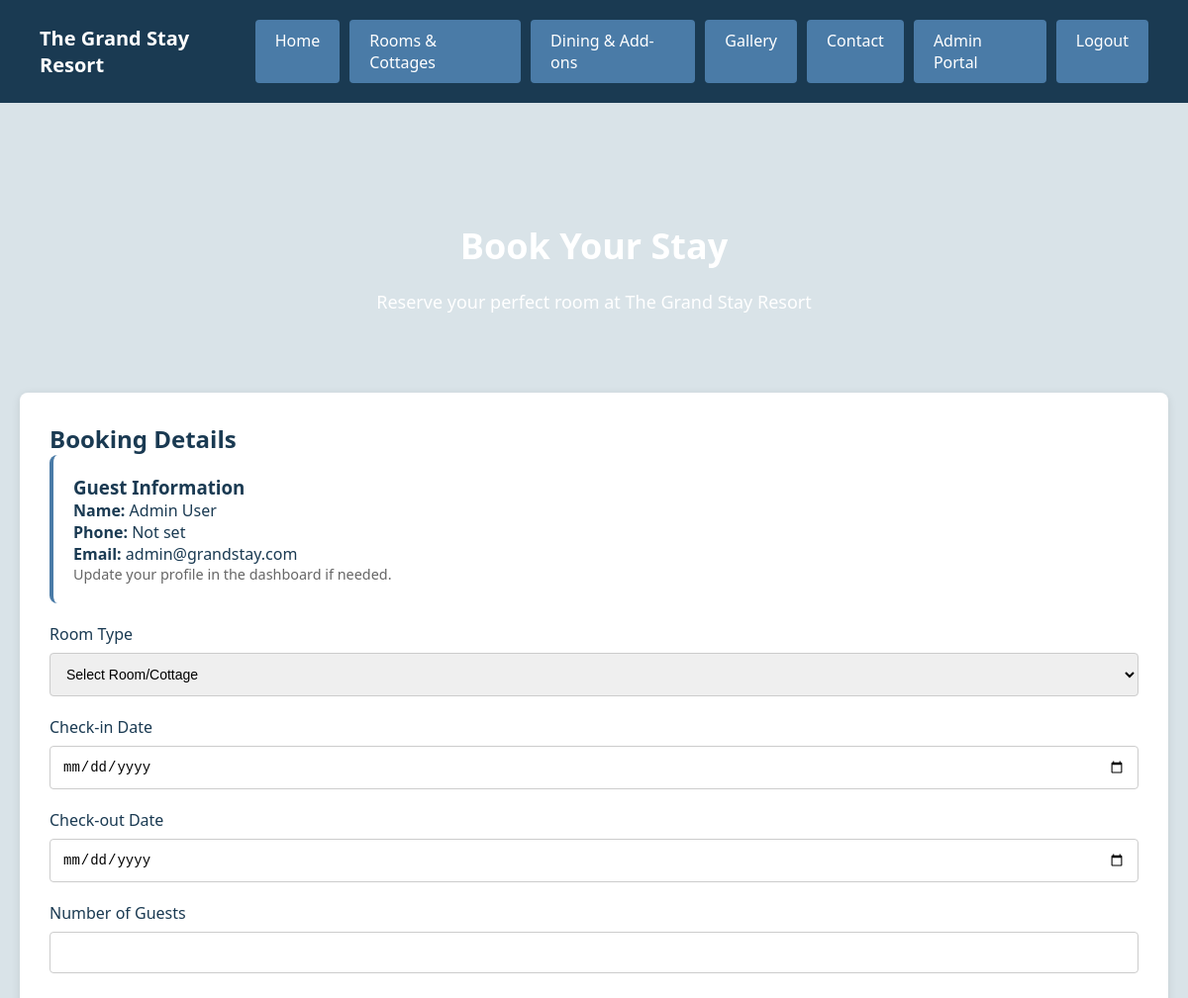
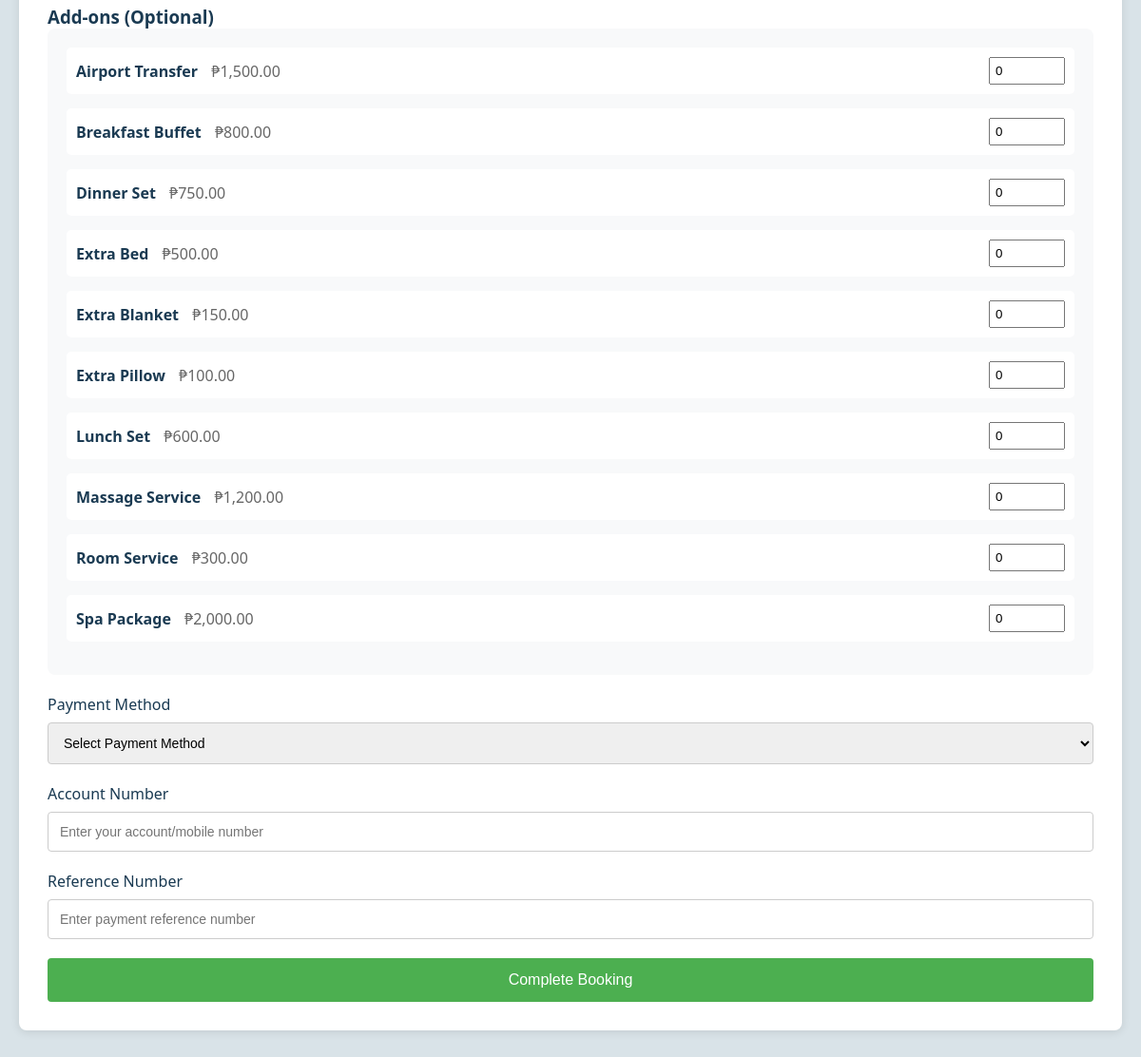
The app's page /book.php (signed in) with its own data (2 pictures, top to bottom).
### tables this page shows
CREATE TABLE `users` (
  `user_id` int(11) NOT NULL,
  `email` varchar(100) NOT NULL,
  `password` varchar(255) NOT NULL,
  `full_name` varchar(100) DEFAULT NULL,
  `phone` varchar(20) DEFAULT NULL,
  `address` text DEFAULT NULL,
  `role` enum('user','admin') DEFAULT 'user',
  `created_at` datetime DEFAULT current_timestamp()
);

CREATE TABLE `addons` (
  `addon_id` int(11) NOT NULL,
  `name` varchar(50) NOT NULL,
  `price` decimal(10,2) NOT NULL
);

### config/session.php (called while the page is built, shortened)
<?php
function isLoggedIn() {
    return isset($_SESSION['user_id']);
}
function isAdmin() {
    return isset($_SESSION['role']) && $_SESSION['role'] === 'admin';
}
?>

### book.php (the view, shortened to what this page needs)
<?php
require_once 'config/database.php';
require_once 'config/session.php';
$user_id = $_SESSION['user_id'];
$user_query = mysqli_query($conn, "SELECT * FROM users WHERE user_id = $user_id");
$user = mysqli_fetch_assoc($user_query);
$addons = mysqli_query($conn, "SELECT * FROM addons ORDER BY name");
?>
<!DOCTYPE html>
<html lang="en">
<head>
    <link rel="stylesheet" href="assets/css/style.css">
</head>
<body>
    <nav class="navbar">
        <div class="brand">The Grand Stay Resort</div>
        <div class="nav-links">
            <a href="index.php">Home</a>
            <a href="rooms.php">Rooms & Cottages</a>
            <a href="dining.php">Dining & Add-ons</a>
            <a href="gallery.php">Gallery</a>
            <a href="contact.php">Contact</a>
            <?php if (isAdmin()): ?>
                <a href="admin/dashboard.php">Admin Portal</a>
            <?php endif; ?>
            <?php if (isLoggedIn()): ?>
                <a href="logout.php" class="btn-danger">Logout</a>
            <?php endif; ?>
        </div>
    </nav>
    <div class="container">
        <div class="hero">
            <h1>Book Your Stay</h1>
            <p>Reserve your perfect room at The Grand Stay Resort</p>
        </div>
        <div class="booking-form">
            <h2>Booking Details</h2>
            <form method="POST">
                <div class="info-box" style="margin-bottom: 20px;">
                    <h3>Guest Information</h3>
                    <p><strong>Name:</strong> <?php echo htmlspecialchars($user['full_name'] ?? 'Not set'); ?></p>
                    <p><strong>Phone:</strong> <?php echo htmlspecialchars($user['phone'] ?? 'Not set'); ?></p>
                    <p><strong>Email:</strong> <?php echo htmlspecialchars($user['email']); ?></p>
                    <p style="font-size: 0.9rem; color: #666;">Update your profile in the dashboard if needed.</p>
                </div>
                <div class="form-group">
                    <label>Room Type</label>
                    <select name="accommodation_id" required>
                        <option value="">Select Room/Cottage</option>
                    </select>
                </div>
                <div class="form-group">
                    <label>Check-in Date</label>
                    <input type="date" name="check_in" required>
                </div>
                <div class="form-group">
                    <label>Check-out Date</label>
                    <input type="date" name="check_out" required>
                </div>
                <div class="form-group">
                    <label>Number of Guests</label>
                    <input type="number" name="num_pax" min="1" required>
                </div>
                <h3 style="margin-top: 30px;">Add-ons (Optional)</h3>
                <div style="background: #f8f9fa; padding: 20px; border-radius: 8px; margin-bottom: 20px;">
                    <?php while ($addon = mysqli_fetch_assoc($addons)): ?>
                        <div style="display: flex; justify-content: space-between; align-items: center; margin-bottom: 15px; padding: 10px; background: white; border-radius: 5px;">
                            <div>
                                <strong><?php echo htmlspecialchars($addon['name']); ?></strong>
                                <span style="color: #666; margin-left: 10px;">₱<?php echo number_format($addon['price'], 2); ?></span>
                            </div>
                            <input type="number" name="addons[<?php echo $addon['addon_id']; ?>]" min="0" value="0" style="width: 80px; padding: 5px;">
                        </div>
                    <?php endwhile; ?>
                </div>
                <div class="form-group">
                    <label>Payment Method</label>
                    <select name="payment_method" required>
                        <option value="">Select Payment Method</option>
                    </select>
                </div>
                <div class="form-group">
                    <label>Account Number</label>
                    <input type="text" name="account_number" placeholder="Enter your account/mobile number" required>
                </div>
                <div class="form-group">
                    <label>Reference Number</label>
                    <input type="text" name="reference_number" placeholder="Enter payment reference number" required>
                </div>
                <button type="submit" class="btn btn-primary">Complete Booking</button>
            </form>
        </div>
    </div>
</body>
</html>

### assets/css/style.css (style rules this page uses)
* { margin: 0; padding: 0; box-sizing: border-box; }
body { font-family: 'Segoe UI', Tahoma, Geneva, Verdana, sans-serif; background: #d9e3e8; color: #1a3a52; }
.navbar { background: #1a3a52; padding: 20px 40px; display: flex; justify-content: space-between; align-items: center; }
.navbar .brand { color: white; font-size: 20px; font-weight: bold; }
.navbar .nav-links { display: flex; gap: 10px; }
.navbar .nav-links a { color: white; text-decoration: none; padding: 10px 20px; background: #4a7ba7; border-radius: 4px; transition: background 0.3s; }
.container { max-width: 1200px; margin: 0 auto; padding: 40px 20px; }
.hero { text-align: center; padding: 80px 20px; }
.hero h1 { font-size: 36px; margin-bottom: 20px; color: #ffffff; }
.hero p { font-size: 18px; color: #ffffff; }
.form-group { margin-bottom: 20px; }
.form-group label { display: block; margin-bottom: 8px; color: #1a3a52; font-weight: 500; }
.form-group input, .form-group select, .form-group textarea { width: 100%; padding: 12px; border: 1px solid #ccc; border-radius: 4px; font-size: 14px; }
.btn { width: 100%; padding: 14px; border: none; border-radius: 4px; font-size: 16px; cursor: pointer; transition: background 0.3s; }
.btn-primary { background: #4caf50; color: white; }
.btn-danger { background: #dc3545; color: white; }
.info-box { background: white; padding: 20px; border-radius: 8px; margin-bottom: 20px; border-left: 4px solid #4a7ba7; }
.booking-form { background: white; padding: 30px; border-radius: 8px; box-shadow: 0 2px 10px rgba(0,0,0,0.1); }

### records on screen
users: full_name "Admin User", phone "Not set", email "admin@grandstay.com"
addons: name "Airport Transfer", price "1,500.00"
addons: name "Breakfast Buffet", price "800.00"
addons: name "Dinner Set", price "750.00"
addons: name "Extra Bed", price "500.00"
addons: name "Extra Blanket", price "150.00"
addons: name "Extra Pillow", price "100.00"
addons: name "Lunch Set", price "600.00"
addons: name "Massage Service", price "1,200.00"
addons: name "Room Service", price "300.00"
addons: name "Spa Package", price "2,000.00"
